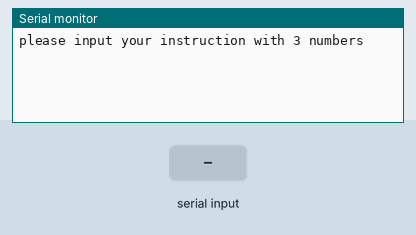
A sketch run on a simulated Arduino Uno, built with avr-gcc and run on an emulated ATmega328P. Shown: the last lines printed to the serial monitor. Inputs (shaded band) come from the test bench.

Above: at 1.2 s.
1.3 s: "90,45,200\n" received over Serial
At 2.2 s:
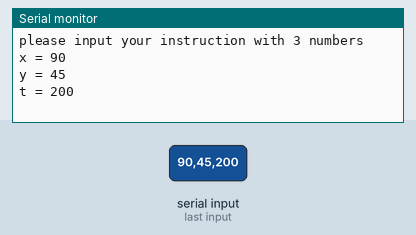
2.8 s: "30,150,10\n" received over Serial
At 3.4 s:
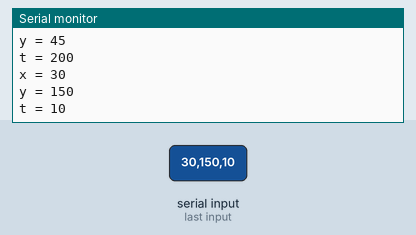

Measured:
- after the input at 1.3 s, the serial monitor: prints a new line at once (image 1)
- after the input at 2.8 s, the serial monitor: prints a new line at once (image 2)

The sketch:

SerialReadingExample.ino
```cpp
#include <Wire.h>

void setup() {
    // initialize serial:
    Serial.begin(9600);
    // make the pins outputs:

    Serial.println("please input your instruction with 3 numbers");
}

void loop() {
    // if there's any serial available, read it:
    while (Serial.available() > 0) {

        // look for the next valid integer in the incoming serial stream:
        int x = Serial.parseInt();
        // do it again:
        int y = Serial.parseInt();
        // do it again:
        int t = Serial.parseInt();

        // look for the newline. That's the end of your sentence:
        if (Serial.read() == '\n') {
            Serial.print("x = ");
            Serial.println(x, DEC);
            Serial.print("y = ");
            Serial.println(y, DEC);
            Serial.print("t = ");
            Serial.println(t, DEC);
        }
    }
}
```
